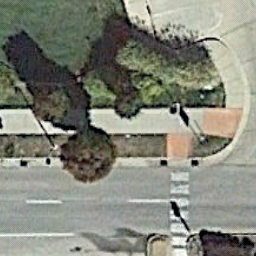
#> input picture data/test/image/13.tif, 256 x 256 px
$ python -i data_augment.py   (imports and definitions only)
#> lines starting #> are read from the running program, lines starting #| are printed output that depends on the picture
import numpy as np
import random
from PIL import Image
import cv2

def clip(img, dtype, maxval):
    return np.clip(img, 0, maxval).astype(dtype)

#随机翻转，和随机旋转90度等等
# [25 lines left out: functions rotate_bound, flip_and_rotate, not called in this run]

#随机亮度，对比度增强
def random_brightness(img, alpha=0.2):
    return alpha * img
# [4 lines left out: function random_contrast, not called in this run]

#模糊处理
def blur(img, ksize=3):
    return cv2.blur(img, (ksize, ksize))
def median_blur(img, ksize=3):
    return cv2.medianBlur(img, ksize)
# [58 lines left out: functions motion_blur, gauss_noise, salt_pepper_noise, poisson_noise, speckle_noise, channel_shuffle, not called in this run]

def shift_hsv(img, hue_shift =20, sat_shift =20, val_shift =20):
#> called with hue_shift = 20, sat_shift = 20, val_shift = 20
    dtype = img.dtype
    img = cv2.cvtColor(img, cv2.COLOR_RGB2HSV).astype(np.int32)
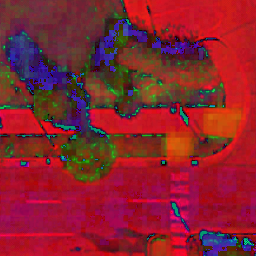
#> img: shape (256, 256, 3) int32; mean of channels 0, 1, 2 46.3, 34.2, 135.8; drawn as B, G, R
    h, s, v = cv2.split(img)
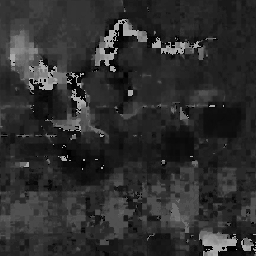
#> h: shape (256, 256) int32; min 0, max 178, mean 46.3
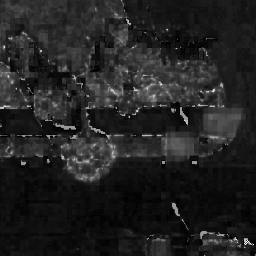
#> s: shape (256, 256) int32; min 0, max 255, mean 34.2
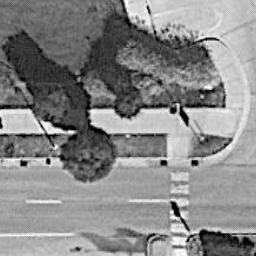
#> v: shape (256, 256) int32; min 2, max 255, mean 135.8
    h = cv2.add(h, hue_shift)
    h = np.where(h < 0, 255 - h, h)
    h = np.where(h > 255, h - 255, h)
    h = h.astype(dtype)
    s = clip(cv2.add(s, sat_shift), dtype, 255 if dtype == np.uint8 else 1.)
    v = clip(cv2.add(v, val_shift), dtype, 255 if dtype == np.uint8 else 1.)
    img = cv2.merge((h, s, v)).astype(dtype)
    img = cv2.cvtColor(img, cv2.COLOR_HSV2RGB)
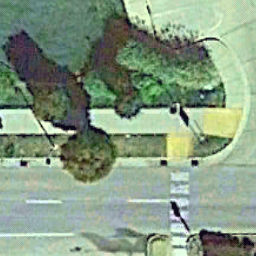
#> img: shape (256, 256, 3); mean R, G, B 133.8, 154.2, 130.6
    return img

# [43 lines left out: functions do_brightness_shift, do_brightness_multiply, do_gamma, all_augment, not called in this run]

>>> import cv2
>>> picture = cv2.cvtColor(cv2.imread('test/image/13.tif'), cv2.COLOR_BGR2RGB)
>>> result = shift_hsv(picture)

$ run again, on data/test/image/5.tif
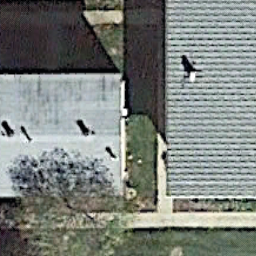
#> input picture data/test/image/5.tif, 256 x 256 px
#> in shift_hsv, `h, s, v = cv2.split(img)`:
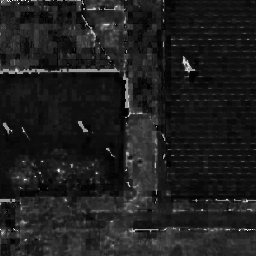
#> s: shape (256, 256) int32; min 0, max 255, mean 30.7
#> in shift_hsv, `img = cv2.cvtColor(img, cv2.COLOR_HSV2RGB)`:
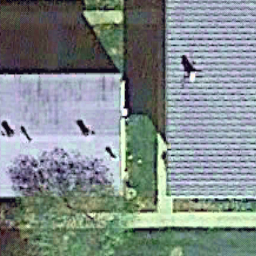
#> img: shape (256, 256, 3); mean R, G, B 128.8, 139.5, 139.4

$ run again, on data/test/image/8.tif
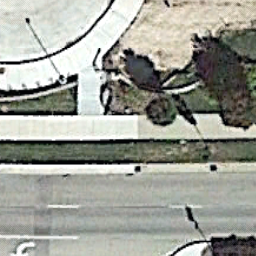
#> input picture data/test/image/8.tif, 256 x 256 px
#> in shift_hsv, `h, s, v = cv2.split(img)`:
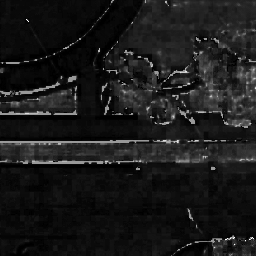
#> s: shape (256, 256) int32; min 0, max 255, mean 25.6
#> in shift_hsv, `img = cv2.cvtColor(img, cv2.COLOR_HSV2RGB)`:
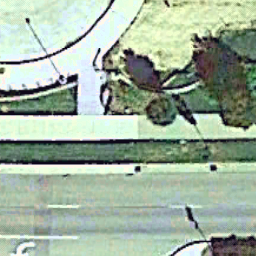
#> img: shape (256, 256, 3); mean R, G, B 159.3, 176.7, 158.1
